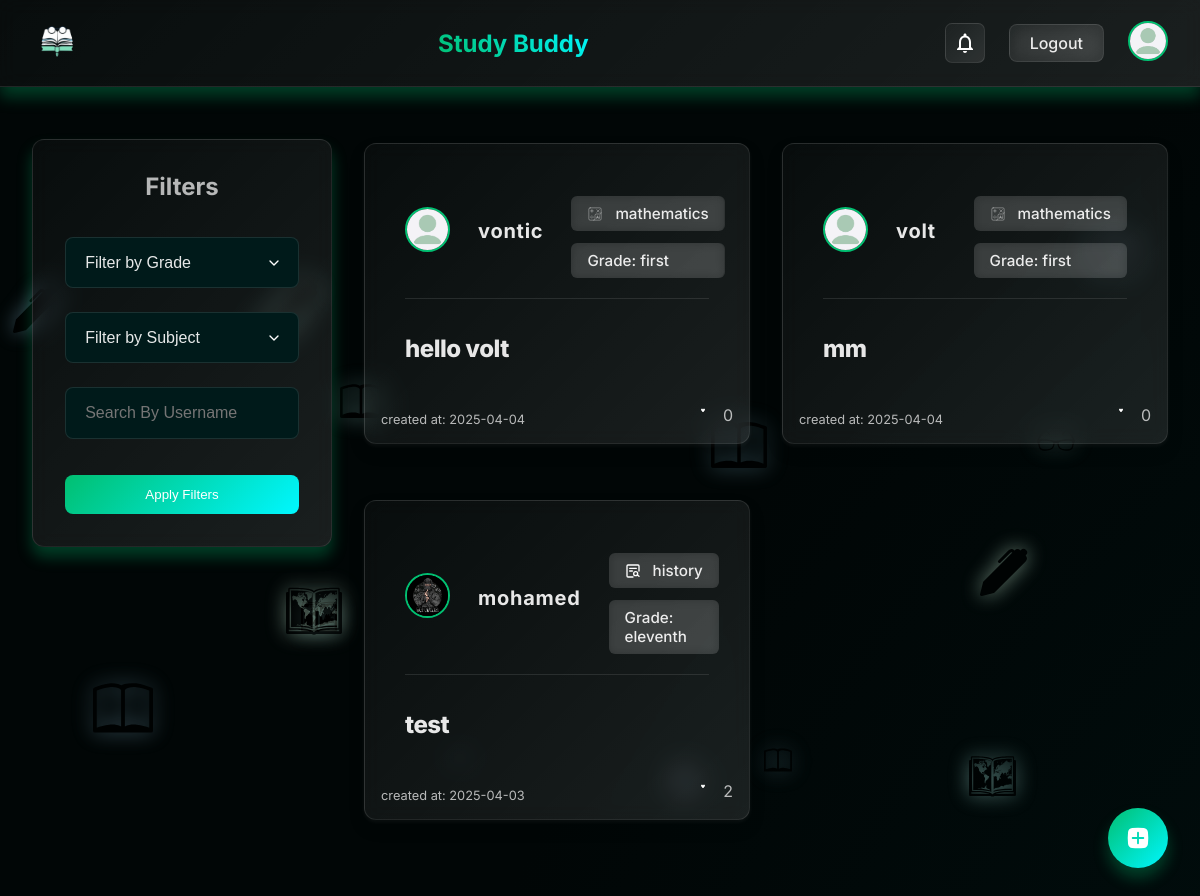
/notes/ (signed in), run on the app's committed database.
### notes/models.py (models this page shows, shortened)
class Note(models.Model):
    SUBJECT_CHOICES = [
        ('mathematics', 'Mathematics'),
        ('science', 'Science'),
        ('history', 'History'),
        ('english', 'English'),
        ('computers', 'Computer Science'),
        ('arts', 'Arts'),
    ]
    GRADE_CHOICES =[
        ('first', 'First Grade'),
        ('second', 'Second Grade'),
        ('third', 'Third Grade'),
        ('fourth', 'Fourth Grade'),
        ('fifth', 'Fifth Grade'),
        ('sixth', 'Sixth Grade'),
        ('seventh', 'Seventh Grade'),
        ('eighth', 'Eighth Grade'),
        ('ninth', 'Ninth Grade'),
        ('tenth', 'Tenth Grade'),
        ('eleventh', 'Eleventh Grade'),
        ('twelfth', 'Twelfth Grade'),
    ]
    author = models.ForeignKey(settings.AUTH_USER_MODEL, on_delete=models.CASCADE, editable=False)
    title = models.CharField(max_length=255)
    content = models.TextField(blank=True, null=True)
    file = models.FileField(upload_to='notes/', blank=True, null=True)
    created_at = models.DateTimeField(auto_now_add=True)
    updated_at = models.DateTimeField(auto_now=True)
    grade_level = models.CharField(max_length=50,choices=GRADE_CHOICES, default='first')
    subject = models.CharField(max_length=50, choices=SUBJECT_CHOICES, default='mathematics')
    show_on_profile = models.BooleanField(default=False)

### users/models.py (models this page shows, shortened)
class CustomUser(AbstractUser):
    ROLE_CHOICES = [
        ('student', 'Student'),
        ('teacher', 'Teacher'),
    ]
    SUBJECT_CATEGORIES = Note.SUBJECT_CHOICES
    GRADE_LEVELS = Note.GRADE_CHOICES
    subject_category = models.CharField(max_length=20, choices=SUBJECT_CATEGORIES, blank=True, null=True , default='mathematics')
    role = models.CharField(max_length=10, choices=ROLE_CHOICES, default='student')
    grade_level = models.CharField(max_length=20, choices=GRADE_LEVELS, blank=True, null=True, default='first')
    email = models.EmailField(unique=True)
    profile_picture = models.ImageField(upload_to='profile_pictures/', blank=True, null=True)

### notes/views.py (the view)
# urls.py: path('', views.notes_list, name='notes_list'),
@login_required
def notes_list(request):
    user = request.user
    notes = Note.objects.filter(show_on_profile=False)
    GRADE_CHOICES = Note.GRADE_CHOICES
    SUBJECT_CHOICES = Note.SUBJECT_CHOICES
    notes, grade_filter, subject_filter, username_filter = filter_notes(request, notes)
    if user.role == 'student':
        notes = sorted(notes, key=lambda note: (
            note.grade_level != user.grade_level, -note.created_at.timestamp()))
    elif user.role == 'teacher':
        notes = sorted(notes, key=lambda note: (
            note.subject != user.subject_category, -note.created_at.timestamp()))
    context = {
        'notes': notes,
        'grade_filter': grade_filter,
        'subject_filter': subject_filter,
        'username_filter': username_filter,
        'GRADE_CHOICES': GRADE_CHOICES,
        'SUBJECT_CHOICES': SUBJECT_CHOICES,
        'has_unseen_notifications': has_unseen_notifications(request.user)
    }
    return render(request, 'notes/notes_list.html', context)

### notes/views.py (called while the page is built)
def filter_notes(request, notes):
    grade_filter = request.GET.get('grade_level', '')
    subject_filter = request.GET.get('subject', '')
    username_filter = request.GET.get('username', '')
    if grade_filter:
        notes = notes.filter(grade_level=grade_filter)
    if subject_filter:
        notes = notes.filter(subject=subject_filter)
    if username_filter:
        notes = notes.filter(author__username__icontains=username_filter)
    return notes, grade_filter, subject_filter, username_filter

### notifications/views.py (called while the page is built)
def has_unseen_notifications(user):
    return Notification.objects.filter(recipient=user).filter(models.Q(seen=False)).exists()

### notes/templates/notes/notes_list.html (shortened to what this page needs)
{% load static %}
<!DOCTYPE html>
<html lang="en">
<head>
    <link rel="stylesheet" href="{% static 'css/notes/note_list.css' %}">
    <link rel="stylesheet" href="{% static 'css/root.css' %}">
</head>
<body>
    <header class="site-header">
        <div class="logo-container">
            <a href="{% url 'notes_list' %}">
                <img src="{% static 'images/logo-2-trans.png' %}" alt="Study Buddy Logo" class="site-logo">
            </a>
        </div>
        <a href="{% url 'notes_list' %}">
            <h1 class="site-title">Study Buddy</h1>
        </a>
        <div class="header-actions">
            <a href="{% url 'notifications' %}">
                <div class="loader">
                    <img src="{% static 'icons/notify.svg' %}" alt="Notifications Icon">
                </div>
            </a>
            <a href="{% url 'logout' %}" class="logout-button">Logout</a>
            <div class="profile-icon-container">
                <a href="{% url 'profile_view' %}">
                    {% if request.user.profile_picture %}
                    <img src="{{ request.user.profile_picture.url }}" alt="Profile Avatar" class="author-avatar">
                    {% else %}
                    <img src="{% static 'images/default-avatar.png' %}" alt="Profile Avatar" class="author-avatar">
                    {% endif %}
                </a>
            </div>
        </div>
    </header>
    <div class="background-animate">
    </div>
    <div class="create-note-button">
        <a href="{% url 'create_note' %}">
            <img src="{% static 'icons/add-note.svg' %}" alt="Add Note Icon" class="add-note-icon">
        </a>
    </div>
    <main class="main-content">
        <aside class="sidebar">
            <h3>Filters</h3>
            <form method="GET" action="{% url 'notes_list' %}" class="filter-form">
                <select name="grade_level" id="grade_level">
                    <option value="">Filter by Grade</option>
                </select>
                <select name="subject" id="subject">
                    <option value="">Filter by Subject</option>
                </select>
                <input type="text" name="username" id="username" value="{{ username_filter }}"
                    placeholder="Search By Username">
                <button type="submit">Apply Filters</button>
            </form>
        </aside>
        <section class="notes-list">
            {% for note in notes %}
            <div class="note-card">
                <div class="note-header">
                    <a href="{% url 'public_profile' note.author.username %}">
                        {% if note.author.profile_picture %}
                        <img src="{{ note.author.profile_picture.url }}" alt="Author Avatar" class="author-avatar">
                        {% else %}
                        <img src="{% static 'images/default-avatar.png' %}" alt="Profile Avatar" class="author-avatar">
                        {% endif %}
                    </a>
                    <div class="author-info">
                        <strong>{{ note.author.username }}</strong>
                    </div>
                    <div class="meta-container">
                        <span class="note-meta-subject">
                            {% if note.subject == "history" %}
                            <img src="{% static 'icons/subject/history.svg' %}" alt="History Icon" class="subject-icon">
                            {% elif note.subject == "mathematics" %}
                            <img src="{% static 'icons/subject/math.svg' %}" alt="Mathematics Icon"
                                class="subject-icon">
                            {% elif note.subject == "science" %}
                            <img src="{% static 'icons/subject/science.svg' %}" alt="Science Icon" class="subject-icon">
                            {% elif note.subject == "english" %}
                            <img src="{% static 'icons/subject/english.svg' %}" alt="English Icon" class="subject-icon">
                            {% elif note.subject == "computers" %}
                            <img src="{% static 'icons/subject/computers.svg' %}" alt="Computer Science Icon"
                                class="subject-icon">
                            {% elif note.subject == "arts" %}
                            <img src="{% static 'icons/subject/arts.svg' %}" alt="Arts Icon" class="subject-icon">
                            {% endif %}
                            {{ note.subject }}
                        </span>
                        <span class="note-meta-grade">Grade: {{ note.grade_level }}</span>
                    </div>
                </div>
                <div class="note-content">
                    <a href="{% url 'note_detail' note.id %}" class="note-link-con">
                        <h1>{{ note.title }}</h1>
                    </a>
                </div>
                <div class="created-at">
                    <span class="note-meta-date">created at: {{ note.created_at|date:"Y-m-d" }}</span>
                </div>
                <div class="likes-section">
                    <span class="note-meta-likes">
                        <img src="{% static 'icons/heart-likes.svg' %}" alt="Like Icon">
                        {{ note.likes.count }}
                    </span>
                </div>
            </div>
            {% empty %}
            <div class="no-notes-message">
                <p>No notes available.</p>
            </div>
            {% endfor %}
        </section>
    </main>
</body>
</html>

### static/css/root.css (style rules this page uses)
:root { --primary-color: #01bf71; --primary-hover: #00f7ff; --background-dark: #010606; --background-light: #001a1a; --text-primary: rgba(255, 255, 255, 0.9); --text-secondary: rgba(255, 255, 255, 0.7); --gradient-glass: linear-gradient(135deg, rgba(255, 255, 255, 0.03), rgba(255, 255, 255, 0.1)); --gradient-primary: linear-gradient(135deg, var(--primary-color), var(--primary-hover)); --radius-sm: 0.375rem; --radius-md: 0.5rem; --radius-lg: 0.75rem; --shadow-sm: 0 2px 4px rgba(0, 0, 0, 0.2); --shadow-md: 0 4px 6px rgba(1, 191, 113, 0.2); --shadow-lg: 0 10px 15px rgba(1, 191, 113, 0.3); --shadow-glow: 0 0 30px rgba(1, 191, 113, 0.2); --shadow-private: 0 0 30px rgb(231, 76, 60,0.2); --transition-all: all 0.3s cubic-bezier(0.4, 0, 0.2, 1); }
.background-animate { position: fixed; top: 0; left: 0; width: 100%; height: 100%; z-index: -1; pointer-events: none; }
.loader { width: 40px; height: 40px; background: var(--gradient-glass); border: 1px solid rgba(255, 255, 255, 0.1); border-radius: 7px; padding: 0.5rem; display: flex; align-items: center; justify-content: center; position: relative; cursor: pointer; transition: 0.2s; }

### data on the page
Note: author.username "vontic", subject "mathematics", grade_level "first", title "hello volt", created_at "2025-04-04", likes.count "0"
Note: author.username "volt", subject "mathematics", grade_level "first", title "mm", created_at "2025-04-04", likes.count "0"
Note: author.profile_picture (picture), author.username "mohamed", subject "history", grade_level "eleventh", title "test", created_at "2025-04-03", likes.count "2"
